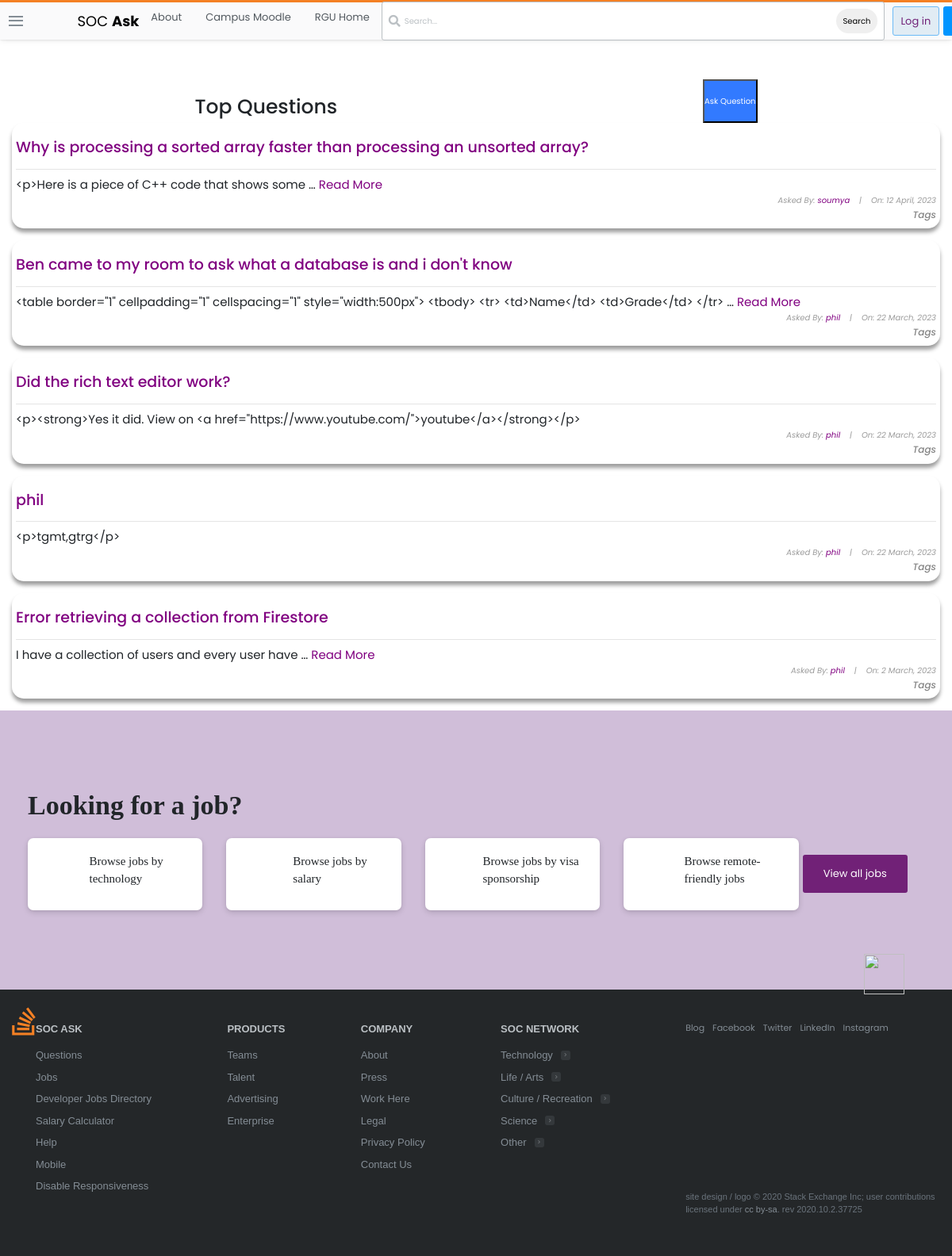
Screenshot of /questions/ with the database file from the repository.
### stackbase/models.py (models this page shows, shortened)
class Question(models.Model):
    user = models.ForeignKey(User, on_delete=models.CASCADE)
    title = models.CharField(max_length=10000)
    content = RichTextField()
    date_created = models.DateTimeField(default=timezone.now)
    likes = models.ManyToManyField(User, related_name='likes')

### stackbase/views.py (the view)
# urls.py: path('questions/', views.QuestionListView.as_view(), name="question-list"),
class QuestionListView(ListView):
    model = Question
    context_object_name = 'questions'
    ordering = ['-date_created']
    def get_context_data(self, **kwargs):
        context = super().get_context_data(**kwargs)
        search_word = self.request.GET.get('search-area') or ""
        if search_word:
            context['questions'] = context['questions'].filter(
                title__icontains=search_word)
            context['search_input'] = search_word
        return context

### stackbase/templates/stackbase/question_list.html (shortened to what this page needs)
{% extends 'base.html' %} {% block content %}
<!DOCTYPE html>
<html lang="en">
  <head>
  </head>
  <body>
    <div class="container">
      <div id="sub-nav">
        <h1 id="fh1">Top Questions</h1>
        {% if user.is_authenticated %}
        <button class="btn btn-dark-blue">
          <a
            id="fa"
            href="{% url 'stackbase:question-create' %}"
            style="color: white; text-decoration: none"
            >Ask Question</a
          >
        </button>
        {% else %}
        <button class="btn-btn-darkblue" id="logout-btn">
          <a
            id="fa"
            href="{% url 'login' %}"
            style="color: white; text-decoration: none"
            >Ask Question</a
          >
        </button>
        {% endif %}
      </div>
      <div class="list-question">
        <div class="questions">
          {% for question in questions %}
          <div
            class="container"
            style="
              background: linear-gradient(
                to right,
                rgba(255, 255, 255, 0.22),
                rgba(255, 255, 255, 0.22)
              );
              padding: 5px;
              box-shadow: rgba(0, 0, 0, 0.383) 0px 5px 5px 0px;
              border-radius: 15px;
            "
          >
            <div id="title-sec" style="display: flex; align-items: center">
              <h3 id="fh3">
                <a
                  href="{% url 'stackbase:question-detail' question.id %}"
                  style="color: purple"
                  >{{ question.title }}</a
                >
              </h3>
            </div>
            <hr />
            {% if question.content|wordcount <= 10 %}
            <h6 id="fh6" style="text-align: left">{{ question.content}}</h6>
            {% else %}
            <h6 id="fh6" style="text-align: left">
              {{ question.content|truncatewords:10}}
              <a
                href="{% url 'stackbase:question-detail' question.id %}"
                style="color: purple"
                >Read More</a
              >
            </h6>
            {% endif %}
            <h6
              id="fh6"
              style="
                font-size: 10px;
                font-style: italic;
                color: rgb(155, 155, 155);
              "
            >
              Asked By:
              <a href="{% url 'profile' %}" style="color: purple"
                >{{ question.user }}</a
              >&nbsp;&nbsp;&nbsp; |&nbsp;&nbsp;&nbsp; On:
              {{question.date_created|date:"j F, Y"}}
            </h6>
            <h5 style="text-align: right; font-size: 12px; font-style: italic">
              Tags
            </h5>
          </div>
          <br />
          {% endfor %}
        </div>
      </div>
    </div>
  </body>
</html>
{% endblock content %}

### static/main.css (style rules this page uses)
:root { --white: #fff; --black: #0c0d0e; --orange: #f48024; --yellow: #fbf2d4; --green: #5eba7d; --blue: #0077cc; --powder: #e1ecf4; --red: #d1383d; --black-025: #fafafb; --black-050: #eff0f1; --black-075: #e4e6e8; --black-100: #d6d9dc; --black-150: #c8ccd0; --black-200: #bbc0c4; --black-300: #9fa6ad; --black-350: #9199a1; --black-400: #848d95; --black-500: #6a737c; --black-600: #535a60; --black-700: #3c4146; --black-750: #2f3337; --black-800: #242729; --black-900: #0c0d0e; --orange-050: #fff7f2; --orange-100: #fee3cf; --orange-200: #fcd0ad; --orange-300: #f7aa6d; --orange-400: #f48024; --orange-500: #f2720c; --orange-600: #da670b; --orange-700: #bd5c00; --orange-800: #a35200; --orange-900: #874600; --blue-050: #f2f9ff; --blue-100: #cfeafe; --blue-200: #addafc; --blue-300: #6cbbf7; --blue-400: #379fef; --blue-500: #0095ff; --blue-600: #0077cc; --blue-700: #0064bd; --blue-800: #0054a3; --blue-900: #004487; --powder-050: #f4f8fb; --powder-100: #e1ecf4; --powder-200: #d1e5f1; --powder-300: #b3d3ea; --powder-400: #a0c7e4; --powder-500: #7aa7c7; --powder-600: #5b8db1; --powder-700: #39739d; --powder-800: #2c5777; --powder-900: #1e3c52; --green-025: #eef8f1; --green-050: #dcf0e2; --green-100: #cae8d4; --green-200: #a6d9b7; --green-300: #82ca9a; --green-400: #5eba7d; --green-500: #48a868; --green-600: #3d8f58; --green-700: #2f6f44; --green-800: #29603b; --green-900: #1e472c; --yellow-050: #fdf7e3; --yellow-100: #fbf2d4; --yellow-200: #f1e5bc; --yellow-300: #e6d178; --yellow-400: #e9c63f; --yellow-500: #ddb624; --yellow-600: #cea51b; --yellow-700: #b89516; --yellow-800: #9f8010; --yellow-900: #826a0b; --red-050: #fdf3f4; --red-100: #f9d3d7; --red-200: #f4b4bb; --red-300: #e87c87; --red-400: #de535e; --red-500: #d1383d; --red-600: #c02d2e; --red-700: #ac2726; --red-800: #942121; --red-900: #7a1819; --gold: #ffcc01; --gold-lighter: #fff4d1; --gold-darker: #f1b600; --silver: #b4b8bc; --silver-lighter: #e8e8e8; --silver-darker: #9a9c9f; --bronze: #caa789; --bronze-lighter: #f2e9e1; --bronze-darker: #ab825f; --fc-dark: #0c0d0e; --fc-medium: #3c4146; --fc-light: #6a737c; --focus-ring: rgba(0,149,255,0.15); --focus-ring-success: rgba(166,217,183,0.4); --focus-ring-warning: rgba(233,198,63,0.4); --focus-ring-error: rgba(192,45,46,0.15); --focus-ring-muted: rgba(36,39,41,0.1); --bs-sm: 0 1px 2px rgba(0,0,0,0.05),0 1px 4px rgba(0,0,0,0.05),0 2px 8px rgba(0,0,0,0.05); --bs-md: 0 1px 3px rgba(0,0,0,0.06),0 2px 6px rgba(0,0,0,0.06),0 3px 8px rgba(0,0,0,0.09); --bs-lg: 0 1px 4px rgba(0,0,0,0.09),0 3px 8px rgba(0,0,0,0.09),0 4px 13px rgba(0,0,0,0.13); --scrollbar: rgba(0,0,0,0.2); --highlight-bg: #f6f6f6; --highlight-color: #2f3337; --highlight-comment: #656e77; --highlight-punctuation: var(--black-600); --highlight-namespace: #b75501; --highlight-attribute: #015692; --highlight-literal: #b75501; --highlight-symbol: #803378; --highlight-keyword: #015692; --highlight-variable: #54790d; --highlight-addition: #2f6f44; --highlight-deletion: #c02d2e; --dark-blue:#2b2d6e; --magnolia:#f7f6f9; }
*, *::before, *::after { margin: 0; padding: 0; box-sizing: border-box; }
html { font-family: Arial, "Helvetica Neue", Helvetica, sans-serif; font-size: 10px; color: var(--black-800); }
.container { width: 100%; max-width: 126.4rem; margin: 0 auto; padding: 0 1.5rem; }
a { text-decoration: none; color: #712177; cursor: pointer; }

### stackbase/templates/stackbase/question_list.html (style rules this page uses)
body { margin-top: 100px; font-family: "Poppins", sans-serif; }
#fh1 { margin-top: 20px; }
#sub-nav { display: flex; justify-content: space-around; }
#logout-btn { background-color: rgb(50, 122, 255); }
#fh3 { text-align: left; font-size: 19px; padding-top: 15px; }
#fh6 { text-align: right; font-size: 15px; font-weight: normal; }
a { color: rgb(0, 132, 255); }
h5 { color: rgb(133, 133, 133); }

### rows the page displays
Question: title "Why is processing a sorted array faster than processing an unsorted array?", content "<p>Here is a piece of C++ code that shows some …", user "soumya", date_created "12 April, 2023"
Question: title "Ben came to my room to ask what a database is and i don't know", content "<table border=\"1\" cellpadding=\"1\" cellspacing=\"1\" style=\"width:500px\"> <tbody> <tr> <td>Name</td> <td>Grade</td> </tr> …", user "phil", date_created "22 March, 2023"
Question: title "Did the rich text editor work?", content "<p><strong>Yes it did. View on <a href=\"https://www.youtube.com/\">youtube</a></strong></p>", user "phil", date_created "22 March, 2023"
Question: title "phil", content "<p>tgmt,gtrg</p>", user "phil", date_created "22 March, 2023"
Question: title "Error retrieving a collection from Firestore", content "I have a collection of users and every user have …", user "phil", date_created "2 March, 2023"
